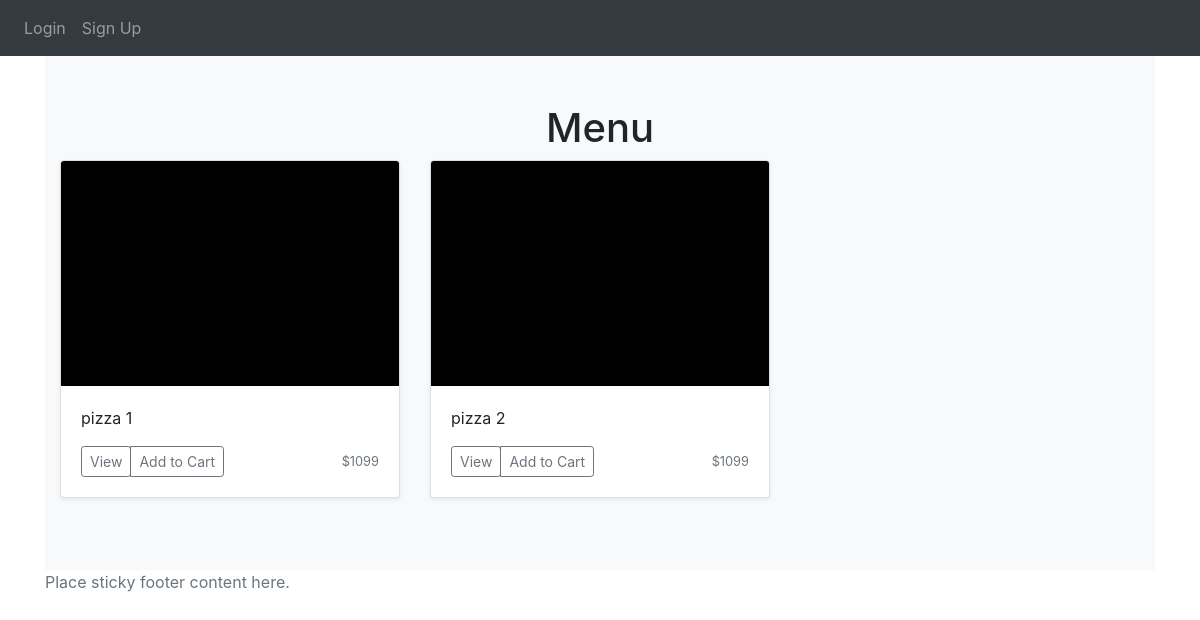
The page /menu on the database its author committed.
### website/models.py (models this page shows)
class Items(db.Model):
    id = db.Column(db.Integer, primary_key=True)
    quantity = db.Column(db.Integer)
    price = db.Column(db.Integer)
    option1price = db.Column(db.Integer)
    option2price = db.Column(db.Integer)
    name = db.Column(db.String(150))
    option1Name = db.Column(db.String(150))
    option2Name = db.Column(db.String(150))
    description = db.Column(db.String(500))
    option1Description = db.Column(db.String(500))
    option2Description = db.Column(db.String(500))
    item_image = db.Column(db.String(40))

### website/views.py (the view)
@views.route('/menu', methods=['GET', 'POST'])
def menu():
    rows = Cart.query.filter(Cart.id).count()
    return render_template('menu.html', user=current_user, items=get_items(), rows=rows)

### website/views.py (called while the page is built)
def get_items():
  ids = [id[0] for id in Items.query.with_entities(Items.id).all()] # fixed
  test_items = []
  for id in ids:
    item = Items.query.filter_by(id=id).first()
    grabber = {'id': 0, 'name': '', 'price': 0, 'desc': '', 'img': '', 'toppings': ['']}
    grabber['id'] = item.id
    grabber['name'] = item.name
    grabber['price'] = item.price
    grabber['desc'] = item.description
    grabber['img'] = item.item_image
    test_items.append(grabber)
  return test_items

### website/templates/menu.html (shortened to what this page needs)
{% extends "base.html" %} {% block title %}Menu{% endblock %}
{% block content%}
<div class="album py-5 bg-light">
    <h1 align="center">Menu</h1>
    <div class="container">
      <div class="row">
        {% for item in items %}
        <div class="col-md-4">
          <div class="card mb-4 shadow-sm">
            <div class="card-body">
              <p class="card-text">{{ item.name }}</p>
              <div class="d-flex justify-content-between align-items-center">
                <div class="btn-group">
                  <a href="{{ url_for ('views.item', id=item.id) }}"><button type="button" class="btn btn-sm btn-outline-secondary">View</button></a>
                    <button onClick="addToCart(price1, image1)" class="btn btn-sm btn-outline-secondary">Add to Cart</button>
                </div>
                <small class="text-muted">${{ item.price }}</small>
              </div>
            </div>
          </div>
        </div>
        {% endfor %}
      </div>
    </div>
  </div>
{% endblock %}

### website/templates/base.html (shortened to what this page needs)
<!DOCTYPE html>
<html>
  <head>
    <link
      rel="stylesheet"
      href="https://stackpath.bootstrapcdn.com/bootstrap/4.4.1/css/bootstrap.min.css"
    />
    <link
      rel="stylesheet"
      href="https://stackpath.bootstrapcdn.com/font-awesome/4.7.0/css/font-awesome.min.css"
    />
  </head>
  <body>
    <nav class="navbar navbar-expand-lg navbar-dark bg-dark">
      <div class="collapse navbar-collapse" id="navbar">
        <div class="navbar-nav">
          {% if user.is_authenticated %}
            {% if user.id == 1 %}
            <a class="nav-item nav-link" id="home" href="/admin">Admin</a>
            {% endif %}
          <a class="nav-item nav-link" id="home" href="/">Home</a>
          <a class="nav-item nav-link" id="logout" href="/logout">Logout</a>
          <a class="nav-item nav-link" id="menu" href="/menu">Menu</a>
          <a class="nav-item nav-link" id="cart" href="/cart">Cart ({% block cart %}0{% endblock %})</a>
          {% else %}
          <a class="nav-item nav-link" id="login" href="/login">Login</a>
          <a class="nav-item nav-link" id="signUp" href="/sign-up">Sign Up</a>
          {% endif %}
        </div>
      </div>
    </nav>
    <div class="container">{% block content %} {% endblock %}</div>
  </body>
  <footer class="footer">
    <div class="container">
      <span class="text-muted">Place sticky footer content here.</span>
    </div>
  </footer>
</html>

### rows shown on the page
Items: name "pizza 1", price "1099"
Items: name "pizza 2", price "1099"
